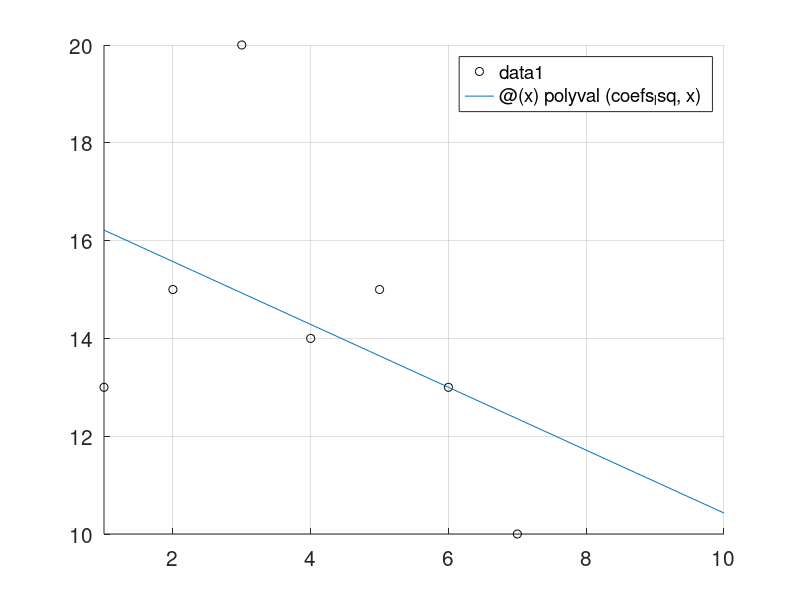

The MATLAB source for this figure:

grid on;hold on;
set(gca, "fontsize", 15)

%polynomial degree
k=1;
nodes=[1 2 3 4 5 6 7]
values=[13 15 20 14 15 13 10]

coefs_lsq=polyfit(nodes,values,k);
poly_lsq=@(x) polyval(coefs_lsq,x);

plot(nodes,values,'ok')
hold on;
fplot(poly_lsq,[1,10]);
temp_at_8=poly_lsq([8])
error=norm(values-poly_lsq(nodes))

